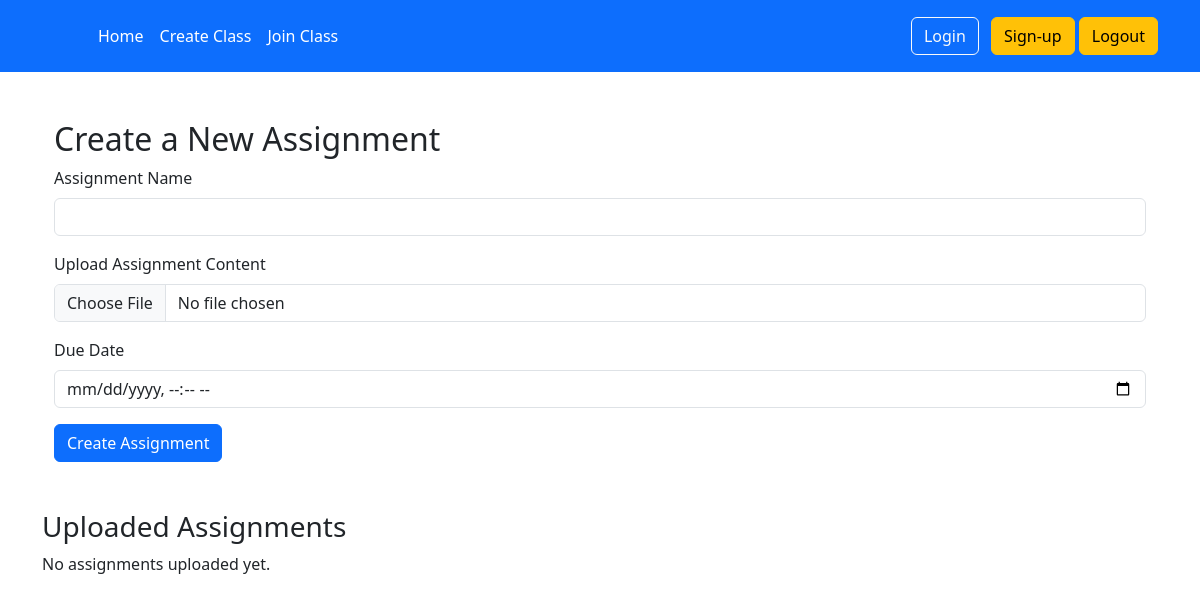
The page /upload_assignment/12 (signed in) on the database as committed earlier.
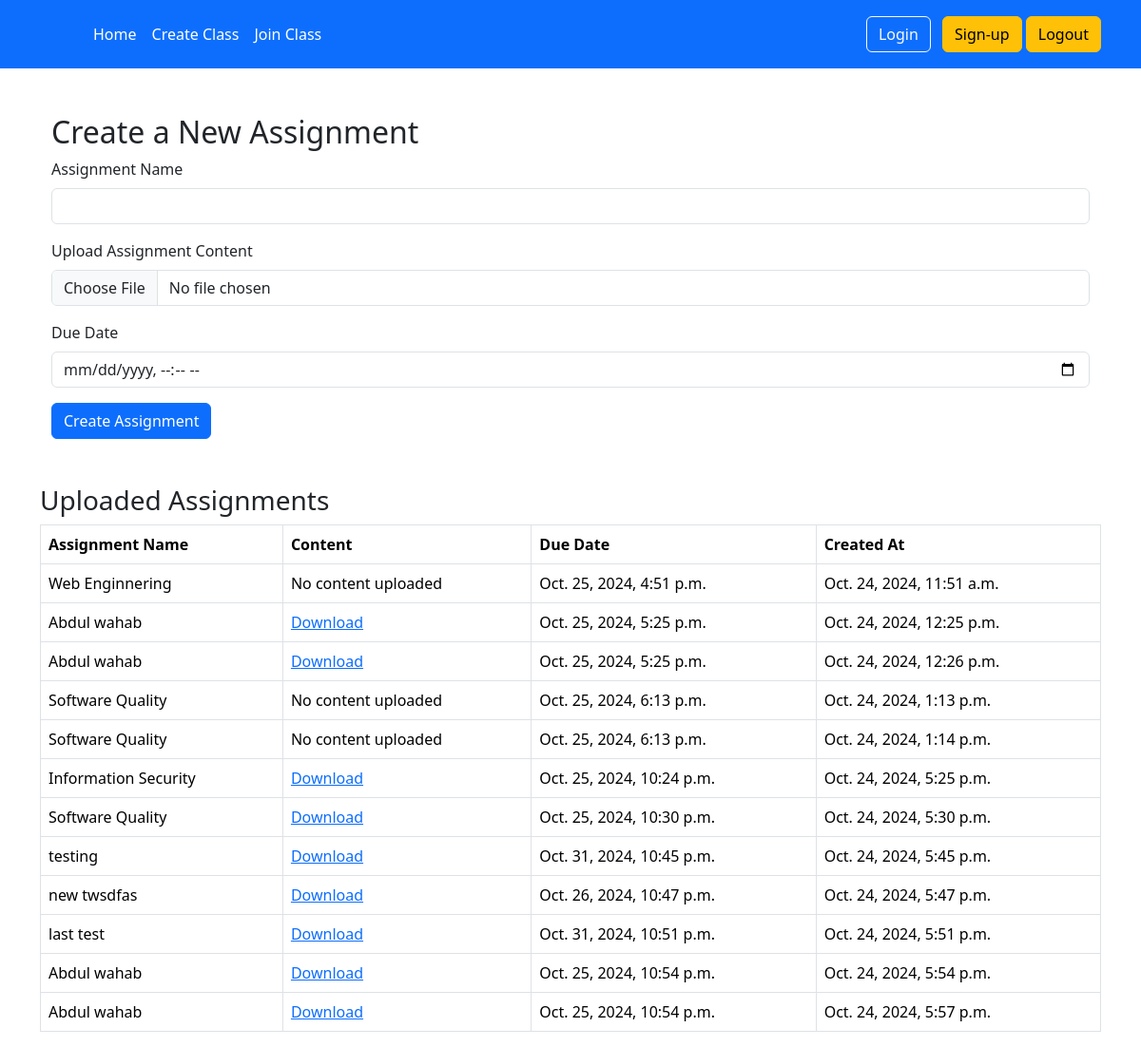
The same page on the database as committed later.
### authz/models.py (models this page shows, shortened)
class Assignment(models.Model):
    name = models.ForeignKey(GoogleClass,on_delete=models.CASCADE, blank=True, null=True, related_name='class_int')
    assignment_name = models.CharField(max_length=255)
    content = models.FileField(upload_to='files/',blank= True,null=True)
    due_date = models.DateTimeField()
    created_at = models.DateTimeField(auto_now_add=True)

### home/views/home_view.py (the view, shortened to what this page needs)
# urls.py: path('upload_assignment/<int:id>', home_view.upload_assignment, name='upload_assignment'),
@login_required
def upload_assignment(request,id):
    assignments = Assignment.objects.all()
    context = {
            'assignments': assignments,
        }
    return render(request,'upload_assignment.html', context)

### templates/upload_assignment.html (shortened to what this page needs)
{% extends "base.html" %}
{% block content %}
<div class="container mt-5">
    <h2>Create a New Assignment</h2>
    <form action="{% url 'upload_assignment' assignments.first.id %}" method="post" enctype="multipart/form-data">
        <div class="mb-3">
            <label for="assignment_name" class="form-label">Assignment Name</label>
            <input type="text" name="name" id="assignment_name" class="form-control" required>
        </div>
        <div class="mb-3">
            <label for="content" class="form-label">Upload Assignment Content</label>
            <input type="file" name="content" id="content" class="form-control">
        </div>
        <div class="mb-3">
            <label for="due_date" class="form-label">Due Date</label>
            <input type="datetime-local" name="due_date" id="due_date" class="form-control" required>
        </div>
        <button type="submit" class="btn btn-primary">Create Assignment</button>
    </form>
</div>
<div class="mt-5">
    <h3>Uploaded Assignments</h3>
    {% if assignments %}
    <table class="table table-bordered">
        <thead>
            <tr>
                <th>Assignment Name</th>
                <th>Content</th>
                <th>Due Date</th>
                <th>Created At</th>
            </tr>
        </thead>
        <tbody>
            {% for assignment in assignments %}
                <tr>
                    <td>{{ assignment.assignment_name }}</td>
                    <td>
                        {% if assignment.content %}
                            <a href="{{ assignment.content.url }}" download>Download</a>
                        {% else %}
                            No content uploaded
                        {% endif %}
                    </td>
                    <td>{{ assignment.due_date }}</td>
                    <td>{{ assignment.created_at }}</td>
                </tr>
            {% endfor %}
        </tbody>
    </table>
    {% else %}
    <p>No assignments uploaded yet.</p>
    {% endif %}
</div>
{% endblock %}

Rows that differ between the two databases and show on the page:
added Assignment: assignment_name "Web Enginnering", content "No content uploaded", due_date "Oct. 25, 2024, 4:51 p.m.", created_at "Oct. 24, 2024, 11:51 a.m."
added Assignment: assignment_name "Abdul wahab", due_date "Oct. 25, 2024, 5:25 p.m.", created_at "Oct. 24, 2024, 12:25 p.m."
added Assignment: assignment_name "Abdul wahab", due_date "Oct. 25, 2024, 5:25 p.m.", created_at "Oct. 24, 2024, 12:26 p.m."
added Assignment: assignment_name "Software Quality", content "No content uploaded", due_date "Oct. 25, 2024, 6:13 p.m.", created_at "Oct. 24, 2024, 1:13 p.m."
added Assignment: assignment_name "Software Quality", content "No content uploaded", due_date "Oct. 25, 2024, 6:13 p.m.", created_at "Oct. 24, 2024, 1:14 p.m."
added Assignment: assignment_name "Information Security", due_date "Oct. 25, 2024, 10:24 p.m.", created_at "Oct. 24, 2024, 5:25 p.m."
added Assignment: assignment_name "Software Quality", due_date "Oct. 25, 2024, 10:30 p.m.", created_at "Oct. 24, 2024, 5:30 p.m."
added Assignment: assignment_name "testing", due_date "Oct. 31, 2024, 10:45 p.m.", created_at "Oct. 24, 2024, 5:45 p.m."
added Assignment: assignment_name "new twsdfas", due_date "Oct. 26, 2024, 10:47 p.m.", created_at "Oct. 24, 2024, 5:47 p.m."
added Assignment: assignment_name "last test", due_date "Oct. 31, 2024, 10:51 p.m.", created_at "Oct. 24, 2024, 5:51 p.m."
added Assignment: assignment_name "Abdul wahab", due_date "Oct. 25, 2024, 10:54 p.m.", created_at "Oct. 24, 2024, 5:54 p.m."
added Assignment: assignment_name "Abdul wahab", due_date "Oct. 25, 2024, 10:54 p.m.", created_at "Oct. 24, 2024, 5:57 p.m."
Other text that changed with them:
text no longer shown: "No assignments uploaded yet."
text now shown: "Assignment Name Content Due Date Created At"
